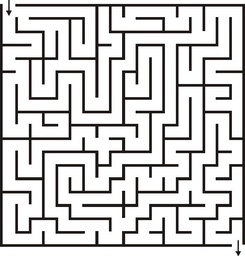
#> input picture maze/atharvavyas139/last.jpg, 245 x 256 px, shrunk from 560 x 585 before the run
$ python maze.py   (Python 2 division)
#> lines starting #> are read from the running program, lines starting #| are printed output that depends on the picture; after the words box and inside, x2 and y2 are one past the last pixel; in counts of white or black regions, pixels touching at a corner belong together
import numpy as np
import cv2
from Queue import *
class MPoint:
    def __init__(self,x,y):
        self.x=x
        self.y=y
    def sprint(self):
        print(self.x)
        print(self.y)
img=cv2.imread('last.jpg',1)
#> img is the input picture: shape (256, 245, 3); mean B, G, R 205.8, 206.3, 207.2
x=img.shape
#> x = (256, 245, 3)
q=Queue()
start=MPoint(0,0)
end=MPoint(x[0]-1,x[1]-1)
r=x[0]
#> r = 256
c=x[1]
#> c = 245
visited = [[False for x1 in range(c)] for y1 in range(r)]
t=len(visited)==x[0]
#> t = True
l=len(visited[0])==x[1]
#> l = True
print(t)
#| True
print(l)
#| True
parent = [[MPoint(-1,-1) for x1 in range(c)] for y1 in range(r)]
q.put(start)
visited[start.x][start.y]=True
parent[start.x][start.y].x=0
parent[start.x][start.y].y=0
while not(q.empty()):
    p=q.get()
    for i in range(-1,2):
        if p.x+i<x[0] and p.x+i>=0:
            for j in range(-1,2):
                if p.y+j<x[1] and p.y+j>=0 and img[p.x+i,p.y+j,1]>100:
                    if abs(i)+abs(j)!=2 and visited[p.x+i][p.y+j]==False:
                        parent[p.x+i][p.y+j].x=p.x
                        parent[p.x+i][p.y+j].y=p.y
                        visited[p.x+i][p.y+j]=True
                        """if p.x > 350 and p.y > 400:
                            print(p.x+i)
                            print(p.y+j)"""
                        q.put(MPoint(p.x+i,p.y+j))
#visited = [[False for x1 in range(c)] for y1 in range(r)]
print(end.x)
#| 255
print(end.y)
#| 244
print img.shape
#| (256, 245, 3)
xx=parent[end.x][end.y]
xx.sprint()
cp=end
while cp.x!=start.x or cp.y!=start.y:
    img[cp.x,cp.y,0]=0
    img[cp.x,cp.y,1]=0
    img[cp.x,cp.y,2]=255
    cp=parent[cp.x][cp.y]
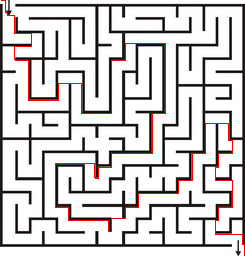
#> img: shape (256, 245, 3); 1.98% of pixels changed, all inside (x1, y1, x2, y2) = (1, 0, 245, 256)
cv2.namedWindow('MazeSolver',cv2.WINDOW_NORMAL)
cv2.imshow('MazeSolver',img)
cv2.waitKey(0)
cv2.destroyAllWindows()
